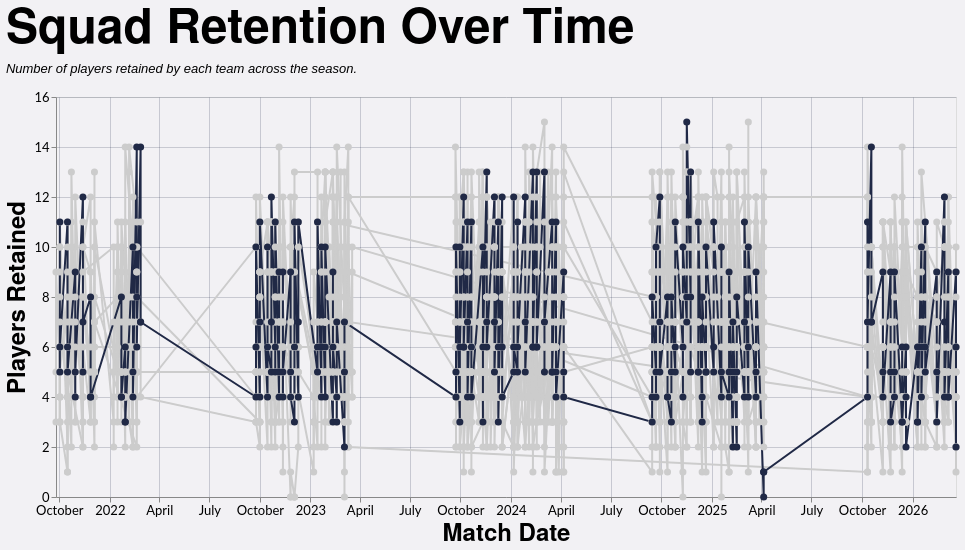

Describe this chart as a Vega-Lite specification.
### Vega-Lite specification from a JSON file in a GitHub repository (floating-point values rounded to 4 significant figures; data arrays with more than 128 entries replaced by an {"elided": "..."} marker saying what was removed)
{"config": {"axis": {"labelFont": "Lato, sans-serif", "titleFont": "PT Sans Narrow, Helvetica Neue, Helvetica, Arial, sans-serif", "labelFontSize": 13, "titleFontSize": 24, "gridColor": "#202947", "gridOpacity": 0.2}, "header": {"labelFont": "PT Sans Narrow, Helvetica Neue, Helvetica, Arial, sans-serif", "titleFont": "PT Sans Narrow, Helvetica Neue, Helvetica, Arial, sans-serif", "labelFontSize": 24, "titleFontSize": 28, "labelFontWeight": "bold", "orient": "left"}, "legend": {"labelFont": "Lato, sans-serif", "titleFont": "PT Sans Narrow, Helvetica Neue, Helvetica, Arial, sans-serif", "labelFontSize": 14, "titleFontSize": 16, "titlePadding": 5, "fillColor": "white", "strokeColor": "black", "padding": 10, "titleFontWeight": "lighter", "titleFontStyle": "italic", "titleColor": "gray", "offset": 10}, "title": {"font": "PT Sans Narrow, Helvetica Neue, Helvetica, Arial, sans-serif", "fontSize": 48, "fontWeight": "bold", "anchor": "start", "align": "center", "titlePadding": 20, "subtitlePadding": 10, "subtitleFontSize": 13, "subtitleColor": "", "subtitleFontStyle": "italic", "offset": 15, "color": "black"}, "axisX": {"labelAngle": 0}, "facet": {"title": null, "header": null, "align": {"row": "each", "column": "each"}}, "resolve": {"scale": {"y": "independent", "facet": "independent"}}, "background": "#f2f1f4"}, "data": {"name": "data-504a9da97d4dcb7649c18dd50d7f0f38"}, "mark": {"type": "line", "point": {"size": 50}}, "encoding": {"color": {"field": "Color1", "legend": null, "scale": null, "type": "nominal"}, "detail": {"field": "Team", "type": "nominal"}, "tooltip": [{"field": "Team", "type": "nominal"}, {"field": "Opposition", "type": "nominal"}, {"field": "Date", "format": "%d %b %Y", "type": "temporal"}, {"field": "Season", "type": "nominal"}, {"field": "Unit", "type": "nominal"}, {"field": "Retained", "title": "Players Retained", "type": "quantitative"}], "x": {"field": "Date", "title": "Match Date", "type": "temporal"}, "y": {"field": "Retained", "title": "Players Retained", "type": "quantitative"}}, "height": 400, "title": {"text": "Squad Retention Over Time", "subtitle": "Number of players retained by each team across the season."}, "width": 900, "$schema": "https://vega.github.io/schema/vega-lite/v5.20.1.json", "datasets": {"data-504a9da97d4dcb7649c18dd50d7f0f38": {"elided": "2559 records"}}}
